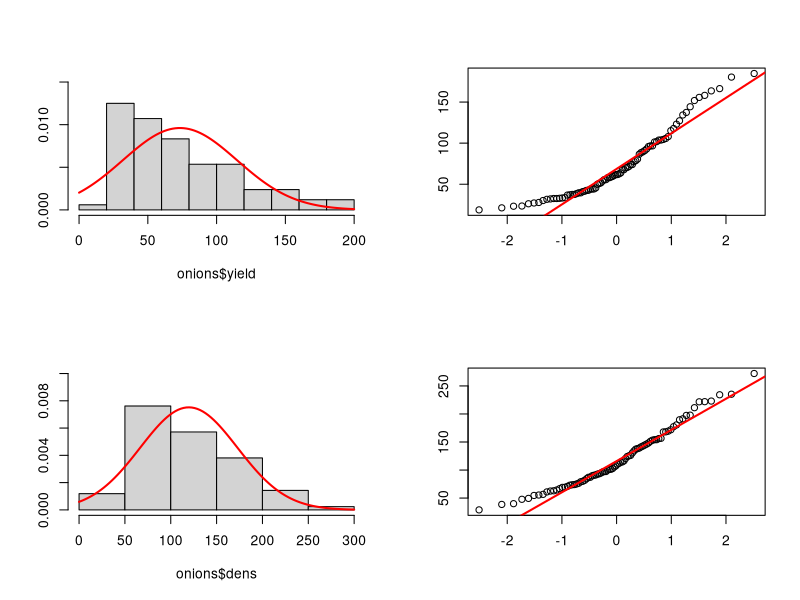

The R script that drew this image:
onions <- read.table("onions.dat", col.names = c("yield", "dens", "location"))

par(mfrow = c(2, 2))

hist(onions$yield, freq = FALSE, main = "", ylab = "", ylim = c(0, 0.016))
curve(dnorm(x, mean(onions$yield), sd(onions$yield)), add = TRUE, lwd = 2, col = "red")

qqnorm(onions$yield, main = "", xlab = "", ylab = "")
qqline(onions$yield, lwd = 2, col = "red")


hist(onions$dens, freq = FALSE, main = "", ylab = "", ylim = c(0, 0.010))
curve(dnorm(x, mean(onions$dens), sd(onions$dens)), add = TRUE, lwd = 2, col = "red")

qqnorm(onions$dens, main = "", xlab = "", ylab = "")
qqline(onions$dens, lwd = 2, col = "red")

par(mfrow = c(1, 1))

(41 + 30 + 43 + (23)) / 322 * 100
